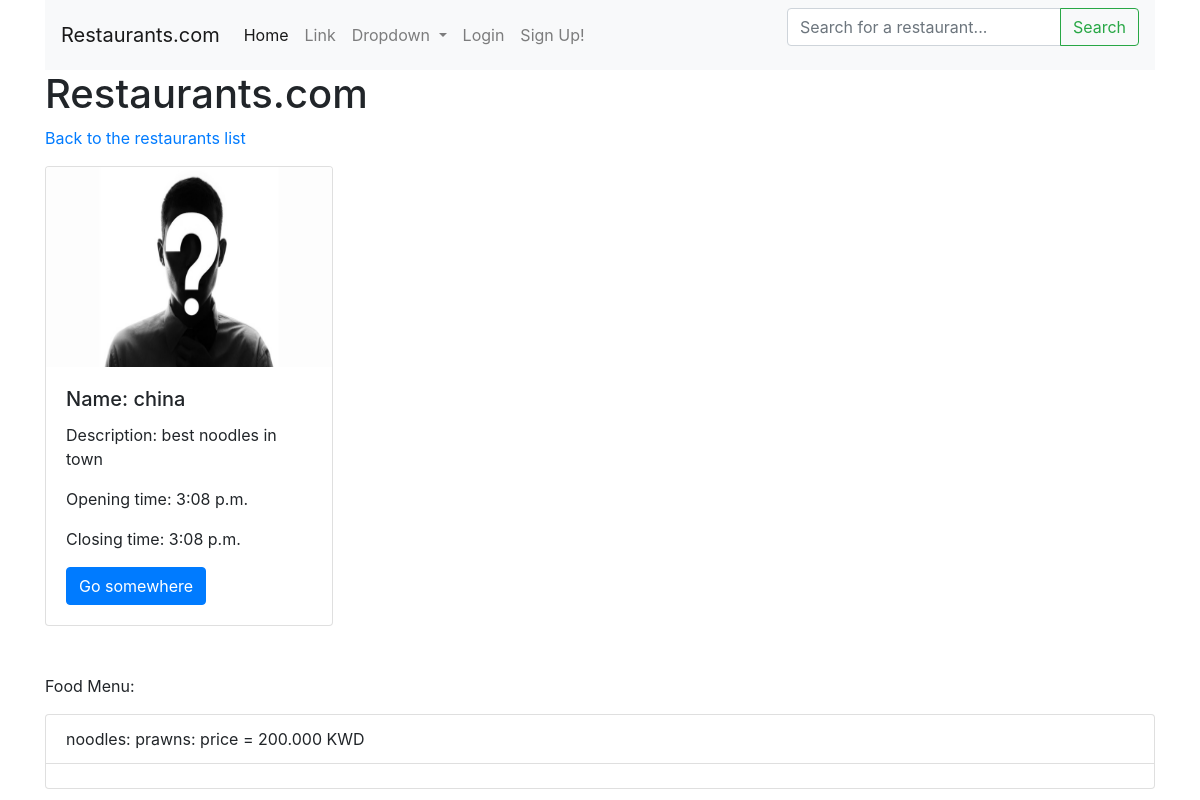
/restaurant_detail/17/, run on the app's committed database.
### restaurants/models.py (models this page shows, shortened)
class Restaurant(models.Model):
	name = models.CharField(max_length=255)
	description = models.TextField()
	image = models.ImageField(null=True)
	opening_time = models.TimeField(auto_now_add=True)
	closing_time = models.TimeField(auto_now_add=True)
	img_url = models.URLField()
	publish_date = models.DateField(null=True)
	owner = models.ForeignKey(User, default=1, on_delete=models.CASCADE)

class Item(models.Model):
	name = models.CharField(max_length=225)
	description = models.TextField()
	price = models.DecimalField(max_digits=6, decimal_places=3)
	restaurant = models.ForeignKey(Restaurant, on_delete=models.CASCADE)

### restaurants/views.py (the view)
# urls.py: path('restaurant_detail/<int:restaurant_id>/', views.detail, name="restaurant_detail"),
def detail(request, restaurant_id):
	restaurant_obj = Restaurant.objects.get(id=restaurant_id)
	items = Item.objects.filter(restaurant=restaurant_obj)
	context = {
	"restaurant_detail": restaurant_obj,
	"items": items
	}
	return render(request, 'restaurant_detail.html', context)

### restaurants/templates/restaurant_detail.html (shortened to what this page needs)
{% extends "base.html" %}
{% block stuff %}
	<a href="{% url 'restaurants_list' %}">
	<p>
		Back to the restaurants list
	</p>
	</a>
	<div class="card" style="width: 18rem;">
			{% if restaurant_detail.image %}
				<img height="200px" width="200px" class="card-img-top" src="{{restaurant_detail.image.url}}" alt="Card image cap">
			{% endif %}
  	<div class="card-body">
    <h5 class="card-title">Name: {{restaurant_detail.name}}</h5>
    <p class="card-text">Description: {{restaurant_detail.description}}</p>
    <p class="card-text">Opening time: {{restaurant_detail.opening_time}}</p>
    <p class="card-text">Closing time: {{restaurant_detail.closing_time}}</p>
    <a href="#" class="btn btn-primary">Go somewhere</a>
  	</div>
	</div>
	<br>
	<br>
	<p> Food Menu:</p>
<ul class="list-group">
	{% for item in items %}
  <li class="list-group-item">{{item.name}}: {{item.description}}: price = {{item.price}} KWD</li>
  <li class="list-group-item"></li>
  {% endfor %}
</ul>
{% endblock stuff %}

### data on the page
Restaurant: image (picture), name "china", description "best noodles in town", opening_time "3:08 p.m.", closing_time "3:08 p.m."
Item: name "noodles", description "prawns", price "200.000"
